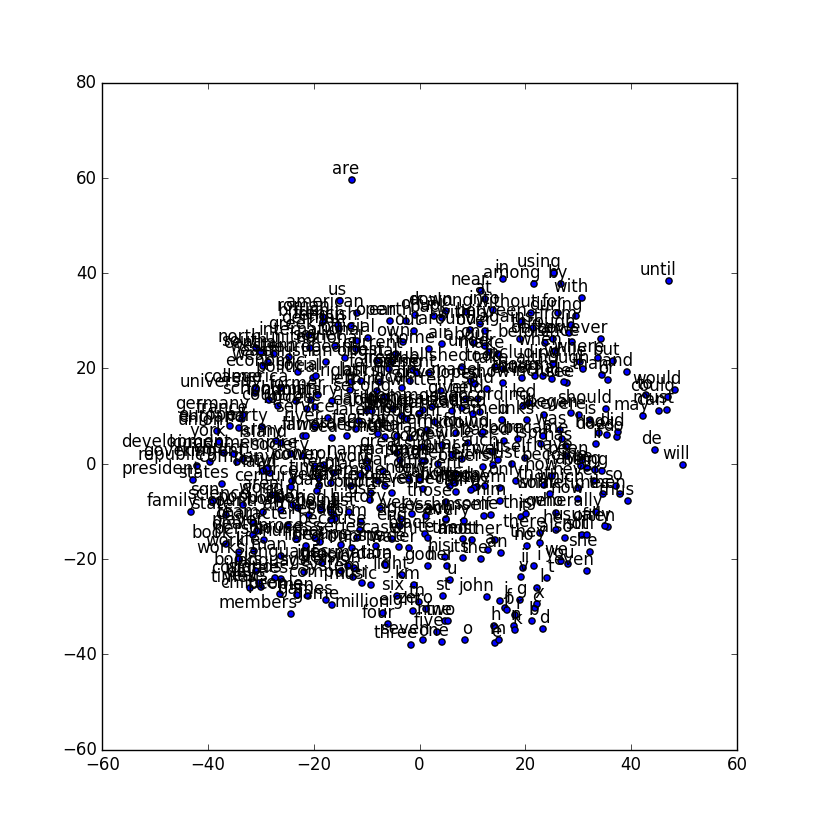

Here is the Python script that generated this plot:
#coding:utf8
# These are all the modules we'll be using later. Make sure you can import them
# before proceeding further.

from __future__ import print_function
import collections
import math
import numpy as np
import os
import random
import tensorflow as tf
import zipfile
from matplotlib import pylab
from six.moves import range
from six.moves.urllib.request import urlretrieve
from sklearn.manifold import TSNE

url = 'http://mattmahoney.net/dc/'

def maybe_download(filename, expected_bytes):
  """Download a file if not present, and make sure it's the right size."""
  if not os.path.exists(filename):
    filename, _ = urlretrieve(url + filename, filename)
  statinfo = os.stat(filename)
  if statinfo.st_size == expected_bytes:
    print('Found and verified %s' % filename)
  else:
    print(statinfo.st_size)
    raise Exception(
      'Failed to verify ' + filename + '. Can you get to it with a browser?')
  return filename

filename = maybe_download('/Users/lzy/data/text8.zip', 31344016)

def read_data(filename):
  """Extract the first file enclosed in a zip file as a list of words"""
  with zipfile.ZipFile(filename) as f:
    data = tf.compat.as_str(f.read(f.namelist()[0])).split()
  return data

#words里面包含了所有的单词
words = read_data(filename)
print('Data size %d' % len(words))

#词汇表大小
vocabulary_size = 50000

def build_dataset(words):
  count = [['UNK', -1]]
  count.extend(collections.Counter(words).most_common(vocabulary_size - 1))
  
  #词-索引哈希
  dictionary = dict()
  for word, _ in count:
    dictionary[word] = len(dictionary)
  
  #用索引表示的整个text8文本
  data = list()
  unk_count = 0
  for word in words:
    if word in dictionary:
      index = dictionary[word]
    else:
      index = 0  # dictionary['UNK']
      unk_count = unk_count + 1
    data.append(index)
  
  count[0][1] = unk_count
  # 索引-词哈希  
  reverse_dictionary = dict(zip(dictionary.values(), dictionary.keys())) 
  return data, count, dictionary, reverse_dictionary

data, count, dictionary, reverse_dictionary = build_dataset(words)
print('Most common words (+UNK)', count[:5])
print('Sample data', data[:10])
del words  # Hint to reduce memory.

data_index = 0

def generate_batch(batch_size, num_skips, skip_window):
  global data_index
  assert batch_size % num_skips == 0
  assert num_skips <= 2 * skip_window
  batch = np.ndarray(shape=(batch_size/num_skips), dtype=np.int32)
  labels = np.ndarray(shape=(batch_size), dtype=np.int32)
  span = 2 * skip_window + 1 # [ skip_window target skip_window ]
  buffer = collections.deque(maxlen=span)

  for _ in range(span):
    buffer.append(data[data_index])
    data_index = (data_index + 1) % len(data)
  
  for i in range(batch_size // num_skips):
    target = skip_window  # target label at the center of the buffer
    targets_to_avoid = [ skip_window ]
    for j in range(num_skips):
      while target in targets_to_avoid:
        target = random.randint(0, span - 1)
      targets_to_avoid.append(target)
      batch[i] = buffer[skip_window]
      labels[i*num_skips+j] = buffer[target]
    buffer.append(data[data_index])
    data_index = (data_index + 1) % len(data)
    
    batch1=labels.reshape(batch_size/num_skips,num_skips)
    labels1=batch.reshape(batch_size/num_skips,1)
  return batch1,labels1

print('data:', [reverse_dictionary[di] for di in data[:8]])
print(data[:8])

for num_skips, skip_window in [(2, 1), (4, 2)]:
    data_index = 0
    batch_size=8
    batch, labels = generate_batch(batch_size, num_skips=num_skips, skip_window=skip_window)
    print('\nwith num_skips = %d and skip_window = %d:' % (num_skips, skip_window))
    print('    batch:', [reverse_dictionary[bi] for bi in batch.reshape(batch_size)])
    print('    labels:', [reverse_dictionary[li] for li in labels.reshape(batch_size/num_skips)])
    print(batch,labels)


batch_size = 256
embedding_size = 128 # Dimension of the embedding vector.
skip_window = 1 # How many words to consider left and right.
num_skips = 2 # How many times to reuse an input to generate a label.
# We pick a random validation set to sample nearest neighbors. here we limit the
# validation samples to the words that have a low numeric ID, which by
# construction are also the most frequent. 
valid_size = 16 # Random set of words to evaluate similarity on.
valid_window = 100 # Only pick dev samples in the head of the distribution.
valid_examples = np.array(random.sample(range(valid_window), valid_size))
num_sampled = 64 # Number of negative examples to sample.

graph = tf.Graph()

with graph.as_default(), tf.device('/cpu:0'):

  # Input data.
  train_dataset = tf.placeholder(tf.int32, shape=[batch_size/num_skips,num_skips])
  train_labels = tf.placeholder(tf.int32, shape=[batch_size/num_skips, 1])
  valid_dataset = tf.constant(valid_examples, dtype=tf.int32)
  
  # Variables.均匀分布
  embeddings = tf.Variable(tf.random_uniform([vocabulary_size, embedding_size], -1.0, 1.0))
  
  softmax_weights = tf.Variable(
    tf.truncated_normal([vocabulary_size, embedding_size],mean=0.0,
                         stddev=1.0 / math.sqrt(embedding_size)))
  softmax_biases = tf.Variable(tf.zeros([vocabulary_size]))
  
  # Model.
  # Look up embeddings for inputs.
  embed = sum(tf.nn.embedding_lookup(embeddings, train_dataset[:,i]) for i in range(num_skips))
  # Compute the softmax loss, using a sample of the negative labels each time.
  loss = tf.reduce_mean(
    tf.nn.sampled_softmax_loss(softmax_weights, softmax_biases, embed,
                               train_labels, num_sampled, vocabulary_size))

  # Optimizer.
  # Note: The optimizer will optimize the softmax_weights AND the embeddings.
  # This is because the embeddings are defined as a variable quantity and the
  # optimizer's `minimize` method will by default modify all variable quantities 
  # that contribute to the tensor it is passed.
  # See docs on `tf.train.Optimizer.minimize()` for more details.
  optimizer = tf.train.AdagradOptimizer(1.0).minimize(loss)
  
  # Compute the similarity between minibatch examples and all embeddings.
  # We use the cosine distance:
  # 正则化的embeddings
  norm = tf.sqrt(tf.reduce_sum(tf.square(embeddings), 1, keep_dims=True))
  normalized_embeddings = embeddings / norm
  valid_embeddings = tf.nn.embedding_lookup(normalized_embeddings, valid_dataset)
  similarity = tf.matmul(valid_embeddings, tf.transpose(normalized_embeddings))

num_steps = 40001

with tf.Session(graph=graph) as session:
  tf.initialize_all_variables().run()
  print('Initialized')

  average_loss = 0
  for step in range(num_steps):
    batch_data, batch_labels = generate_batch(batch_size, num_skips, skip_window)
    feed_dict = {train_dataset : batch_data, train_labels : batch_labels}
    _, l = session.run([optimizer, loss], feed_dict=feed_dict)
    
    average_loss += l
    if step % 2000 == 0:
      if step > 0:
        average_loss = average_loss / 2000
      # The average loss is an estimate of the loss over the last 2000 batches.
      print('Average loss at step %d: %f' % (step, average_loss))
      average_loss = 0
    
    # note that this is expensive (~20% slowdown if computed every 500 steps)
    if step % 10000 == 0:
      sim = similarity.eval()
      for i in range(valid_size):
        valid_word = reverse_dictionary[valid_examples[i]]
        top_k = 8 # number of nearest neighbors
        nearest = (-sim[i, :]).argsort()[1:top_k+1]
        log = 'Nearest to %s:' % valid_word
        for k in range(top_k):
          close_word = reverse_dictionary[nearest[k]]
          log = '%s %s,' % (log, close_word)
        print(log)
  final_embeddings = normalized_embeddings.eval()


num_points = 400
# 降维度PCA
tsne = TSNE(perplexity=30, n_components=2, init='pca', n_iter=5000)
two_d_embeddings = tsne.fit_transform(final_embeddings[1:num_points+1, :])

def plot(embeddings, labels):
  assert embeddings.shape[0] >= len(labels), 'More labels than embeddings'
  pylab.figure(figsize=(15,15))  # in inches
  for i, label in enumerate(labels):
    x, y = embeddings[i,:]
    pylab.scatter(x, y)
    pylab.annotate(label, xy=(x, y), xytext=(5, 2), textcoords='offset points',
                   ha='right', va='bottom')
  pylab.show()

words = [reverse_dictionary[i] for i in range(1, num_points+1)]
plot(two_d_embeddings, words)
